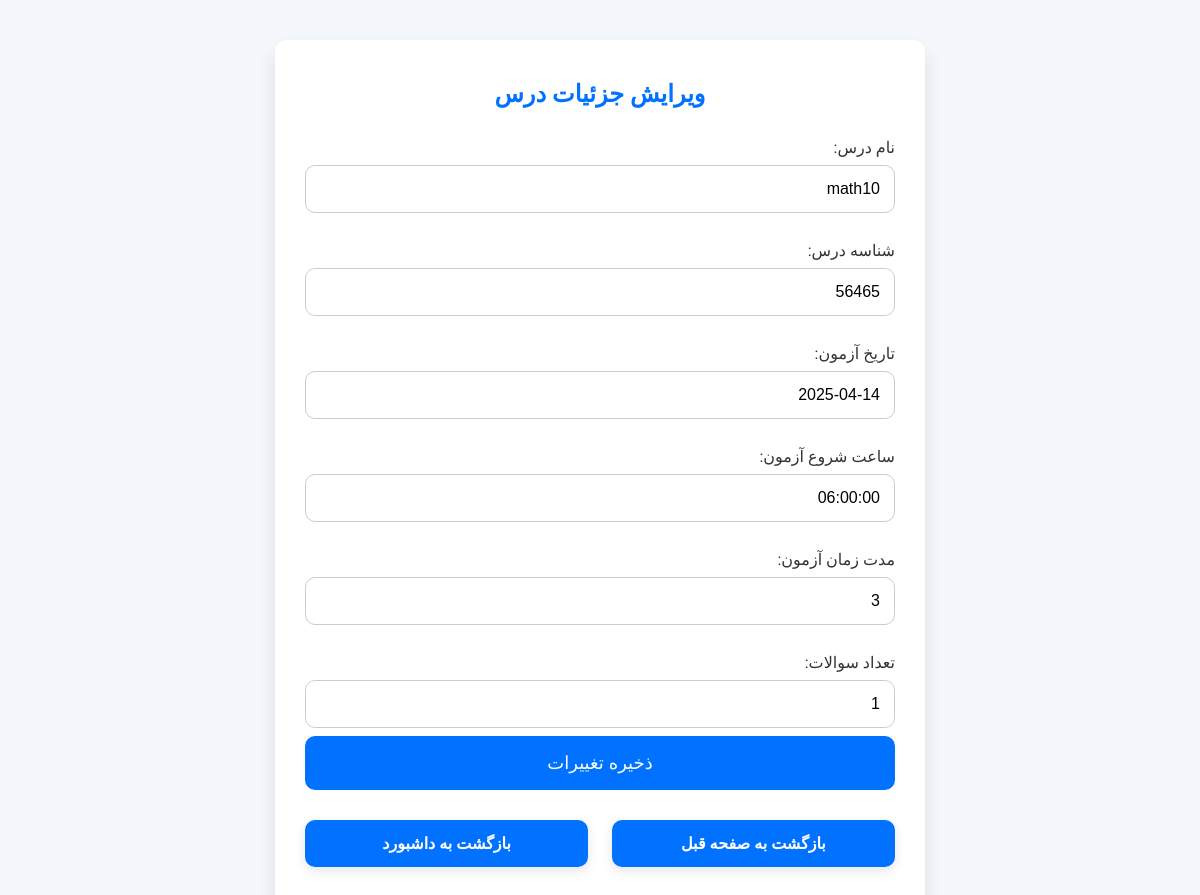
Page /editexam/math10/ on the committed database.
### student/models.py (models this page shows, shortened)
class Lesson(models.Model):
    name = models.CharField(max_length=100)
    lesson_id = models.CharField(max_length=5)
    exam_date = models.DateField()
    exam_time = models.TimeField()
    ex_time = models.CharField(max_length=100,null=True)
    num_q = models.CharField(max_length=10,null=True)

### student/views.py (the view)
# urls.py: path('editexam/<str:pk>/',edit_exam,name='edit'),
def edit_exam(request, pk):
    try:
        t_temp = Lesson.objects.get(name=pk)
    except Lesson.DoesNotExist:
        return HttpResponse("رکوردی با این مشخصات پیدا نشد.")
    if request.method == "POST":
        form = MakeExam(request.POST, instance=t_temp)
        if form.is_valid():
            form.save()
            return redirect('detail',pk=pk)
    else:
        form = MakeExam(instance=t_temp)
    context = {'form': form}
    return render(request, 'changelesson.html', context)

### student/forms.py
class MakeExam(forms.ModelForm):
    class Meta:
        model = Lesson
        fields = ['name','lesson_id','exam_date','exam_time','ex_time','num_q']
        labels = {
            'name': 'نام درس',
            'lesson_id': 'شناسه درس',
            'exam_date': 'تاریخ آزمون',
            'exam_time': 'ساعت شروع آزمون',
            'ex_time':'مدت زمان آزمون',
            'num_q':'تعداد سوالات'
        }

### student/templates/changelesson.html (shortened to what this page needs)
{% load static %}
<!DOCTYPE html>
<html lang="fa" dir="rtl">
<head>
</head>
<body>
  <div class="container">
    <h2>ویرایش جزئیات درس</h2>
    <form method="post">
      <div class="form-container">
        {{ form.as_p }}
      </div>
      <button type="submit">ذخیره تغییرات</button>
    </form>
    <div class="back-buttons">
      <a href="javascript:history.back()">بازگشت به صفحه قبل</a>
      <a href="{% url 'main' %}">بازگشت به داشبورد</a>
    </div>
  </div>
</body>
</html>

### student/templates/changelesson.html (style rules this page uses)
* { box-sizing: border-box; margin: 0; padding: 0; }
body { font-family: 'Vazirmatn', sans-serif; background-color: #f4f8fc; color: #333; padding: 40px 20px; display: flex; justify-content: center; align-items: center; min-height: 100vh; }
.container { background-color: #fff; border-radius: 12px; box-shadow: 0 10px 20px rgba(0, 0, 0, 0.1); padding: 40px 30px; max-width: 650px; width: 100%; }
h2 { color: #0072ff; text-align: center; font-size: 24px; margin-bottom: 30px; font-weight: bold; }
.form-container { display: flex; flex-direction: column; gap: 20px; }
form input, form select, form textarea { width: 100%; padding: 14px; margin: 8px 0; border-radius: 10px; border: 1px solid #ccc; font-size: 16px; transition: all 0.3s ease; }
button[type="submit"] { background-color: #0072ff; color: white; padding: 16px; font-size: 18px; border: none; border-radius: 10px; cursor: pointer; width: 100%; transition: background 0.3s ease, transform 0.2s ease; }
.back-buttons { display: flex; justify-content: space-between; gap: 20px; margin-top: 30px; }
.back-buttons a { width: 48%; padding: 14px 20px; text-align: center; font-size: 16px; font-weight: bold; color: white; background-color: #0072ff; text-decoration: none; border-radius: 10px; box-shadow: 0 4px 12px rgba(0, 0, 0, 0.1); transition: background-color 0.3s ease, transform 0.2s ease; }

### rows in the picture
Lesson: name "math10", lesson_id "56465", exam_date "2025-04-14", exam_time "06:00:00", ex_time "3", num_q "1"
